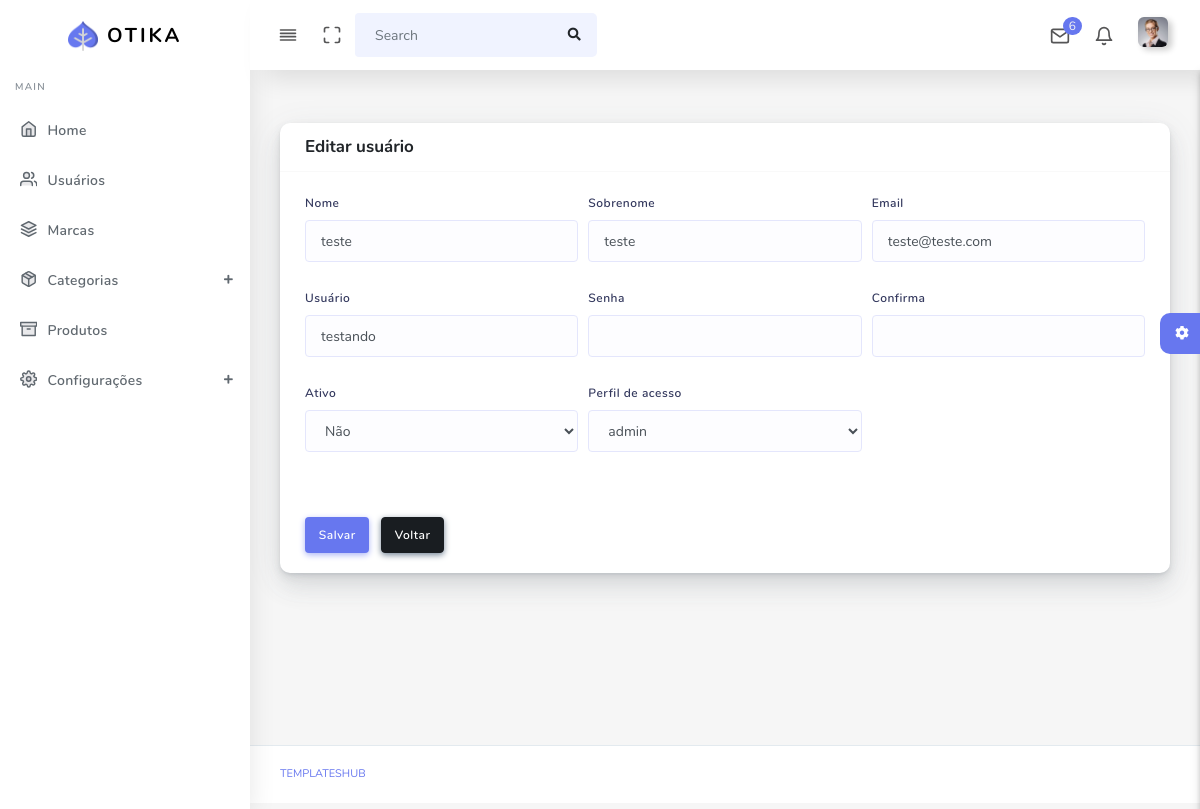
/restrita/usuarios/core/3, run on the app's committed database.
### tables this page shows
CREATE TABLE IF NOT EXISTS `users` (
  `id` int(11) UNSIGNED NOT NULL AUTO_INCREMENT,
  `ip_address` varchar(45) NOT NULL,
  `username` varchar(100) DEFAULT NULL,
  `password` varchar(255) NOT NULL,
  `email` varchar(254) NOT NULL,
  `activation_selector` varchar(255) DEFAULT NULL,
  `activation_code` varchar(255) DEFAULT NULL,
  `forgotten_password_selector` varchar(255) DEFAULT NULL,
  `forgotten_password_code` varchar(255) DEFAULT NULL,
  `forgotten_password_time` int(11) UNSIGNED DEFAULT NULL,
  `remember_selector` varchar(255) DEFAULT NULL,
  `remember_code` varchar(255) DEFAULT NULL,
  `created_on` int(11) UNSIGNED NOT NULL,
  `last_login` int(11) UNSIGNED DEFAULT NULL,
  `active` tinyint(1) UNSIGNED DEFAULT NULL,
  `first_name` varchar(50) DEFAULT NULL,
  `last_name` varchar(50) DEFAULT NULL,
  `company` varchar(100) DEFAULT NULL,
  `phone` varchar(20) DEFAULT NULL,
  PRIMARY KEY (`id`),
  UNIQUE KEY `uc_email` (`email`),
  UNIQUE KEY `uc_activation_selector` (`activation_selector`),
  UNIQUE KEY `uc_forgotten_password_selector` (`forgotten_password_selector`),
  UNIQUE KEY `uc_remember_selector` (`remember_selector`)
);

CREATE TABLE IF NOT EXISTS `users_groups` (
  `id` int(11) UNSIGNED NOT NULL AUTO_INCREMENT,
  `user_id` int(11) UNSIGNED NOT NULL,
  `group_id` mediumint(8) UNSIGNED NOT NULL,
  PRIMARY KEY (`id`),
  UNIQUE KEY `uc_users_groups` (`user_id`,`group_id`),
  KEY `fk_users_groups_users1_idx` (`user_id`),
  KEY `fk_users_groups_groups1_idx` (`group_id`)
);

CREATE TABLE IF NOT EXISTS `groups` (
  `id` mediumint(8) UNSIGNED NOT NULL AUTO_INCREMENT,
  `name` varchar(20) NOT NULL,
  `description` varchar(100) NOT NULL,
  PRIMARY KEY (`id`)
);

### application/controllers/restrita/Usuarios.php (called while the page is built, shortened)
<?php
class Usuarios extends CI_Controller
{
    public function core($usuario_id = NULL)
    {
        $usuario_id = (int) $usuario_id;
        if (!$usuario_id) {
            $this->form_validation->set_rules('first_name', 'Nome', 'trim|required|min_length[4]|max_length[45]');
            $this->form_validation->set_rules('last_name', 'Sobrenome', 'trim|required|min_length[4]|max_length[45]');
            $this->form_validation->set_rules('email', 'E-mail', 'trim|required|min_length[4]|max_length[100]|valid_email|callback_valida_email');
            $this->form_validation->set_rules('username', 'Usuário', 'trim|required|min_length[4]|max_length[50]|callback_valida_usuario');
            $this->form_validation->set_rules('password', 'Senha', 'trim|required|min_length[4]|max_length[200]');
            $this->form_validation->set_rules('confirma', 'Confirma', 'trim|required|matches[password]');
            if ($this->form_validation->run()) {
                $username = $this->input->post('username');
                $password = $this->input->post('password');
                $email = $this->input->post('email');
                $additional_data = array(
                    'first_name' => $this->input->post('first_name'),
                    'last_name' => $this->input->post('last_name'),
                    'active' => $this->input->post('active'),
                );
                $group = array($this->input->post('perfil'));
                if ($this->ion_auth->register($username, $password, $email, $additional_data, $group)) {
                    $this->session->set_flashdata('sucesso', 'Dados salvos com sucesso!');
                } else {
                    $this->session->set_flashdata('erro', $this->ion_auth->errors());
                }
                redirect('restrita/usuarios');
            } else {
                $data = array(
                    'titulo' => 'Cadastrar usuário',
                    'grupos' => $this->ion_auth->groups()->result(),
                );
                $this->load->view('restrita/layout/header', $data);
                $this->load->view('restrita/usuarios/core');
                $this->load->view('restrita/layout/footer');
            }
        } else {
            if (!$usuario = $this->ion_auth->user($usuario_id)->row()) {
                $this->session->set_flashdata('erro', 'Usuário não foi encontrado');
                redirect('restrita/usuarios');
            } else {
                $this->form_validation->set_rules('first_name', 'Nome', 'trim|required|min_length[4]|max_length[45]');
                $this->form_validation->set_rules('last_name', 'Sobrenome', 'trim|required|min_length[4]|max_length[45]');
                $this->form_validation->set_rules('email', 'E-mail', 'trim|required|min_length[4]|max_length[100]|valid_email|callback_valida_email');
                $this->form_validation->set_rules('username', 'Usuário', 'trim|required|min_length[4]|max_length[50]|callback_valida_usuario');
                $this->form_validation->set_rules('password', 'Senha', 'trim|min_length[4]|max_length[200]');
                $this->form_validation->set_rules('confirma', 'Confirma', 'trim|matches[password]');
                if ($this->form_validation->run()) {
                    $data = elements(
                        array(
                            'first_name',
                            'last_name',
                            'email',
                            'username',
                            'password',
                            'active'
                        ),
                        $this->input->post()
                    );
                    $password = $this->input->post('password');
                    if (!$password) {
                        unset($data['password']);
                    }
                    $data = html_escape($data);
                    if ($this->ion_auth->update($usuario_id, $data)) {
                        $perfil = (int) $this->input->post('perfil');
                        if ($perfil) {
                            $this->ion_auth->remove_from_group(NULL, $usuario_id);
                            $this->ion_auth->add_to_group($perfil, $usuario_id);
                        }
                        $this->session->set_flashdata('sucesso', 'Dados salvos com sucesso!');
                    } else {
                        $this->session->set_flashdata('erro', $this->ion_auth->errors());
                    }
                    redirect('restrita/usuarios');
                } else {
                    $data = array(
                        'titulo' => 'Editar usuário',
                        'usuario' => $usuario,
                        'perfil' => $this->ion_auth->get_users_groups($usuario_id)->row(),
                        'grupos' => $this->ion_auth->groups()->result(),
                    );
                    $this->load->view('restrita/layout/header', $data);
                    $this->load->view('restrita/usuarios/core');
                    $this->load->view('restrita/layout/footer');
                }
            }
        }
    }
}

### index.php (called while the page is built, shortened)
<?php
require_once BASEPATH.'core/CodeIgniter.php';

### application/libraries/Ion_auth.php (called while the page is built, shortened)
<?php
class Ion_auth
{
	public function __construct()
	{
		$this->_cache_user_in_group =& $this->ion_auth_model->_cache_user_in_group;
		$this->ion_auth_model->trigger_events('library_constructor');
	}
	public function __call($method, $arguments)
	{
		return call_user_func_array( [$this->ion_auth_model, $method], $arguments);
	}
	public function __get($var)
	{
		return get_instance()->$var;
	}
}

### application/models/Ion_auth_model.php (called while the page is built, shortened)
<?php
class Ion_auth_model extends CI_Model
{
	public $tables = [];
	public $_ion_where = [];
	public $_ion_select = [];
	public $_ion_limit = NULL;
	public $_ion_offset = NULL;
	public $_ion_order_by = NULL;
	public $_ion_order = NULL;
	protected $response = NULL;
	protected $db;
	public function __construct()
	{
		$this->config->load('ion_auth', TRUE);
		$this->load->helper('cookie', 'date');
		$group_name = $this->config->item('database_group_name', 'ion_auth');
		if (empty($group_name))
		{
			$CI =& get_instance();
			$this->db = $CI->db;
		}
		else
		{
			$this->db = $this->load->database($group_name, TRUE, TRUE);
		}
		$this->tables = $this->config->item('tables', 'ion_auth');
		$this->join = $this->config->item('join', 'ion_auth');
	}
	public function limit($limit)
	{
		$this->_ion_limit = $limit;
		return $this;
	}
	public function where($where, $value = NULL)
	{
		if (!is_array($where))
		{
			$where = [$where => $value];
		}
		array_push($this->_ion_where, $where);
		return $this;
	}
	public function order_by($by, $order='desc')
	{
		$this->_ion_order_by = $by;
		$this->_ion_order    = $order;
		return $this;
	}
	public function row()
	{
		$row = $this->response->row();
		return $row;
	}
	public function users($groups = NULL)
	{
		if (isset($this->_ion_select) && !empty($this->_ion_select))
		{
			foreach ($this->_ion_select as $select)
			{
				$this->db->select($select);
			}
			$this->_ion_select = [];
		}
		else
		{
			$this->db->select([
			    $this->tables['users'].'.*',
			    $this->tables['users'].'.id as id',
			    $this->tables['users'].'.id as user_id'
			]);
		}
		if (isset($this->_ion_where) && !empty($this->_ion_where))
		{
			foreach ($this->_ion_where as $where)
			{
				$this->db->where($where);
			}
			$this->_ion_where = [];
		}
		if (isset($this->_ion_limit) && isset($this->_ion_offset))
		{
			$this->db->limit($this->_ion_limit, $this->_ion_offset);
			$this->_ion_limit  = NULL;
			$this->_ion_offset = NULL;
		}
		else if (isset($this->_ion_limit))
		{
			$this->db->limit($this->_ion_limit);
			$this->_ion_limit  = NULL;
		}
		if (isset($this->_ion_order_by) && isset($this->_ion_order))
		{
			$this->db->order_by($this->_ion_order_by, $this->_ion_order);
			$this->_ion_order    = NULL;
			$this->_ion_order_by = NULL;
		}
		$this->response = $this->db->get($this->tables['users']);
		return $this;
	}
	public function user($id = NULL)
	{
		$id = isset($id) ? $id : $this->session->userdata('user_id');
		$this->users();
		return $this;
	}
	public function get_users_groups($id = FALSE)
	{
		$id || $id = $this->session->userdata('user_id');
		return $this->db->select($this->tables['users_groups'].'.'.$this->join['groups'].' as id, '.$this->tables['groups'].'.name, '.$this->tables['groups'].'.description')
		                ->where($this->tables['users_groups'].'.'.$this->join['users'], $id)
		                ->join($this->tables['groups'], $this->tables['users_groups'].'.'.$this->join['groups'].'='.$this->tables['groups'].'.id')
		                ->get($this->tables['users_groups']);
	}
	public function groups()
	{
		$this->response = $this->db->get($this->tables['groups']);
		return $this;
	}
}

### application/views/restrita/usuarios/core.php (the view, shortened to what this page needs)
<div class="main-content">
    <section class="section">
        <div class="section-body">
            <div class="row">
                <div class="col-12">
                    <div class="card">
                        <div class="card-header">
                            <h4><?php echo $titulo; ?></h4>
                        </div>
                        <?php
                            $atributos = array(
                                'name' => 'form_core',
                            );
                            if(isset($usuario)) {
                                $usuario_id = $usuario->id;
                            } else {
                                $usuario_id = '';
                            }
                        ?>
                        <?php echo form_open('restrita/usuarios/core/'.$usuario_id, $atributos); ?>
                            <div class="card-body">
                                <div class="form-row">
                                    <div class="form-group col-md-4">
                                        <label>Nome</label>
                                        <input type="text" name="first_name" class="form-control" value="<?php echo (isset($usuario) ? $usuario->first_name : set_value('first_name')); ?>">
                                    </div>
                                    <div class="form-group col-md-4">
                                        <label>Sobrenome</label>
                                        <input type="text" name="last_name" class="form-control" value="<?php echo (isset($usuario) ? $usuario->last_name : set_value('last_name')); ?>">
                                    </div>
                                    <div class="form-group col-md-4">
                                        <label for="inputEmail4">Email</label>
                                        <input type="email" name="email" class="form-control" value="<?php echo (isset($usuario) ? $usuario->email : set_value('email')); ?>">
                                    </div>
                                </div>
                                <div class="form-row">
                                    <div class="form-group col-md-4">
                                        <label>Usuário</label>
                                        <input type="text" name="username" class="form-control" value="<?php echo (isset($usuario) ? $usuario->username : set_value('username')); ?>">
                                    </div>
                                    <div class="form-group col-md-4">
                                        <label>Senha</label>
                                        <input type="password" name="password" class="form-control">
                                    </div>
                                    <div class="form-group col-md-4">
                                        <label>Confirma</label>
                                        <input type="password" name="confirma" class="form-control">
                                    </div>
                                </div>
                                <div class="form-row">
                                    <div class="form-group col-md-4">
                                        <label for="inputState">Ativo</label>
                                        <select id="inputState" name="active" class="form-control">
                                            <?php
                                            if (isset($usuario)) : ?>
                                                <option value="0" <?php echo ($usuario->active == 0 ? 'selected' : ''); ?>>Não</option>
                                            <?php else : ?>
                                                <option value="1">Sim</option>
                                                <option value="0">Não</option>
                                            <?php endif; ?>
                                        </select>
                                    </div>
                                    <div class="form-group col-md-4">
                                        <label>Perfil de acesso</label>
                                        <select name="perfil" class="form-control">
                                            <?php foreach ($grupos as $grupo) : ?>
                                                <?php if (isset($usuario)) : ?>
                                                    <option value="<?php echo $grupo->id; ?>" <?php echo ($grupo->id == $perfil->id ? 'selected' : ''); ?>><?php echo $grupo->name; ?></option>
                                                <?php else : ?>
                                                    <option value="<?php echo $grupo->id; ?>"><?php echo $grupo->name; ?></option>
                                                <?php endif; ?>
                                            <?php endforeach; ?>
                                        </select>
                                    </div>
                                </div>
                            </div>
                            <div class="card-footer">
                                <button class="btn btn-primary mr-2">Salvar</button>
                                <a class="btn btn-dark" href="<?php echo base_url('restrita/usuarios'); ?>">Voltar</a>
                            </div>
                        <?php echo form_close(); ?>
                    </div>
                </div>
            </div>
        </div>
    </section>
</div>

### data on the page
users: first_name "teste", last_name "teste", email "teste@teste.com", username "testando", active "Não"
users_groups: perfil "admin"

### other printed values
$titulo "Editar usuário"
